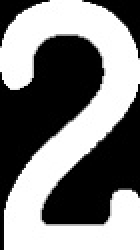
#> input picture process scripts/trainRanks/Two.jpg, 70 x 125 px (shown 2 times larger)
$ python machineLearning3.py   (Python 2 division)
#> lines starting #> are read from the running program, lines starting #| are printed output that depends on the picture; after the words box and inside, x2 and y2 are one past the last pixel; in counts of white or black regions, pixels touching at a corner belong together
import matplotlib.pyplot as plt
import cv2
import numpy as np
from numpy import array

from sklearn import datasets
from sklearn.neural_network import MLPClassifier
from sklearn import datasets

img = cv2.imread("Two.jpg", cv2.IMREAD_UNCHANGED)
#> img is the input picture: shape (125, 70); min 0, max 255, mean 129.6
_, img = cv2.threshold(img, 0, 255, cv2.THRESH_BINARY_INV)
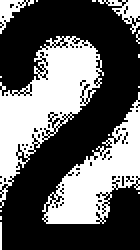
#> img: shape (125, 70) (shown 2 times larger); 38.5% white; 15 white regions (11 under 20 px), largest, box (x1, y1, x2, y2) and area: (0, 18, 52, 104) 1809, (21, 46, 70, 112) 1292, (49, 0, 70, 17) 130, (0, 0, 17, 17) 107

# [5 lines of commented-out code are left out]
rows, cols = img.shape
#> rows = 125; cols = 70

ace_list = []
for r in range(rows):
    for c in range(cols):
        ace_list.append(img[r][c])
#> after the loop, ace_list = 8750 values, max 255 at index 0, min 0 at index 12, mean 98.24
print ace_list
#> (printed output is left out)

digits = datasets.load_digits()
x, y = digits.data, digits.target

target = ['Ace']
image = ace_list
#> image has the same summary as ace_list

clf = MLPClassifier()
#> (the run stopped early here; a loop or call above may not have finished)

$ run again, with process scripts/trainRanks/Ace.jpg copied over process scripts/trainRanks/Two.jpg
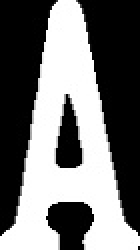
#> input picture process scripts/trainRanks/Ace.jpg, 70 x 125 px (shown 2 times larger)
#> img is the input picture: shape (125, 70); min 0, max 255, mean 115.8
#> `_, img = cv2.threshold(img, 0, 255, cv2.THRESH_BINARY_INV)`:
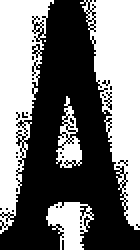
#> img: shape (125, 70) (shown 2 times larger); 47% white; 5 white regions (1 under 20 px), largest, box (x1, y1, x2, y2) and area: (40, 0, 70, 115) 1883, (0, 0, 27, 117) 1663, (23, 101, 47, 125) 347, (28, 48, 41, 84) 217
#> after the loop `for r in range(rows):`: ace_list = 8750 values, max 255 at index 0, min 0 at index 27, mean 119.8
#> (printed output is left out)
#> image has the same summary as ace_list

$ run again, with process scripts/trainRanks/Eight.jpg copied over process scripts/trainRanks/Two.jpg
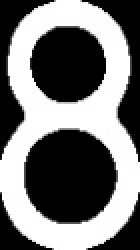
#> input picture process scripts/trainRanks/Eight.jpg, 70 x 125 px (shown 2 times larger)
#> img is the input picture: shape (125, 70); min 0, max 255, mean 118.8
#> `_, img = cv2.threshold(img, 0, 255, cv2.THRESH_BINARY_INV)`:
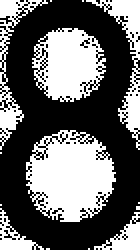
#> img: shape (125, 70) (shown 2 times larger); 40.7% white; 14 white regions (8 under 20 px), largest, box (x1, y1, x2, y2) and area: (13, 65, 58, 111) 1423, (16, 14, 53, 51) 928, (43, 0, 70, 75) 475, (0, 0, 24, 75) 389, (47, 106, 70, 125) 177, (0, 104, 22, 125) 156
#> after the loop `for r in range(rows):`: ace_list = 8750 values, max 255 at index 0, min 0 at index 10, mean 103.7
#> (printed output is left out)
#> image has the same summary as ace_list

$ run again, with process scripts/trainRanks/Five.jpg copied over process scripts/trainRanks/Two.jpg
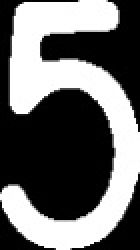
#> input picture process scripts/trainRanks/Five.jpg, 70 x 125 px (shown 2 times larger)
#> img is the input picture: shape (125, 70); min 0, max 255, mean 107.6
#> `_, img = cv2.threshold(img, 0, 255, cv2.THRESH_BINARY_INV)`:
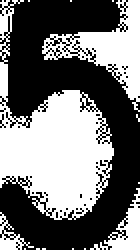
#> img: shape (125, 70) (shown 2 times larger); 45.8% white; 14 white regions (10 under 20 px), largest, box (x1, y1, x2, y2) and area: (0, 0, 57, 110) 2702, (21, 0, 70, 56) 923, (45, 94, 70, 125) 257, (0, 106, 17, 125) 108
#> after the loop `for r in range(rows):`: ace_list = 8750 values, max 255 at index 1, min 0 at index 0, mean 116.7
#> (printed output is left out)
#> image has the same summary as ace_list
